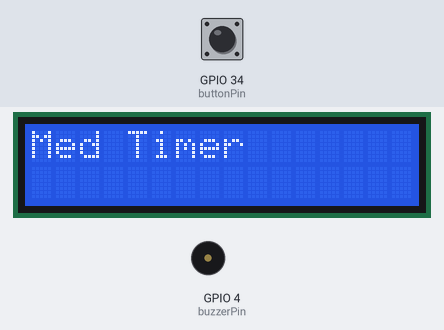
The sketch below on a simulated ESP32. Parts: 16×2 character LCD, buzzer (waves = sounding, pin HIGH). Inputs (shaded band) come from the test bench; at power-on: GPIO 34 (buttonPin) LOW. WiFi joins after 1.5 s; servers stay silent unless stated; no MQTT or app messages arrive unless stated.

Above: at 0.2 s.
At 5.1 s:
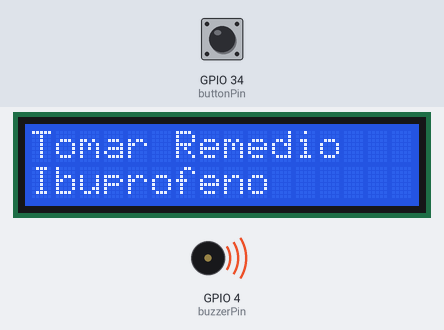
Timing chart, 0 to 6.6 s (numbered marks = the images above):
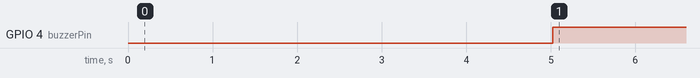

Measured:
- by itself, GPIO 4 (buzzerPin): LOW → HIGH at 5.0 s

The sketch:

sketch.ino
```cpp
#include <Wire.h>
#include <LiquidCrystal_I2C.h>
#include <WiFi.h>
#include <PubSubClient.h>

#define PIN_LCD 0x27
#define buzzerPin 4
#define buttonPin 34

unsigned long intervalTime = millis();

LiquidCrystal_I2C lcd(PIN_LCD, 16, 2);

const char *SSID = "Wokwi-GUEST";
const char *PASSWORD = "";

const char *BROKER_MQTT = "broker.hivemq.com";
const int BROKER_PORT = 1883;
const char *ID_MQTT = "Cliente";
const char *TOPIC_PUBLISH_TIMER = "Med/timer";

WiFiClient espClient;
PubSubClient MQTT(espClient);

void setup() {
  Serial.begin(115200);

  pinMode(buzzerPin, OUTPUT);
  pinMode(buttonPin, INPUT);

  lcd.begin(16, 2);
  lcd.init();
  lcd.backlight();
  lcd.clear();

  WiFi.begin(SSID, PASSWORD);
  MQTT.setServer(BROKER_MQTT, BROKER_PORT);

  lcd.print("Med Timer");
  delay(2000);
  lcd.clear();
}

void loop() {
  unsigned long currentTime = millis();

  checkWiFiAndMQTT();
  MQTT.loop();

  if(currentTime - intervalTime >= 5000)
  {
    showMsg("Tomar Remedio", 0);
    showMsg("Ibuprofeno", 1);
    digitalWrite(buzzerPin, HIGH);
    char msgContent[] = "Tomar Remédio: Ibuprofeno";
    MQTT.publish(TOPIC_PUBLISH_TIMER, msgContent);

    intervalTime = currentTime;
  }

  if(digitalRead(buttonPin) == HIGH)
  {
    lcd.clear();
    digitalWrite(buzzerPin, LOW);
  }

  delay(100);
}

void showMsg(String msg, int line) {
  lcd.setCursor(0, line);
  lcd.print(msg);
}

void checkWiFiAndMQTT()
{
  if (WiFi.status() != WL_CONNECTED) reconnectWiFi();
    if (!MQTT.connected()) reconnectMQTT();
}

void reconnectWiFi() {
  if (WiFi.status() == WL_CONNECTED)
    return;

  WiFi.begin(SSID, PASSWORD); // Conecta na rede WI-FI
}

void reconnectMQTT() {
  while (!MQTT.connected()) {
    if (MQTT.connect(ID_MQTT)) {
      MQTT.subscribe(TOPIC_PUBLISH_TIMER);
    } else {
      delay(2000);
    }
  }
}
```
